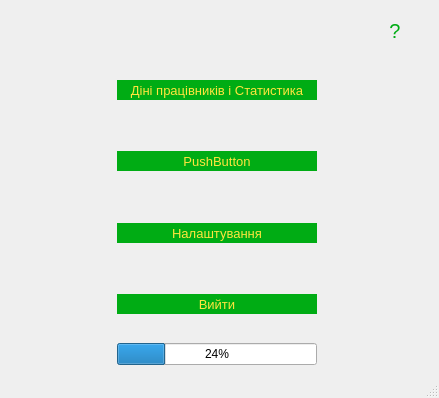
<?xml version="1.0" encoding="UTF-8"?>
<ui version="4.0">
 <class>MainWindow</class>
 <widget class="QMainWindow" name="MainWindow">
  <property name="geometry">
   <rect>
    <x>0</x>
    <y>0</y>
    <width>439</width>
    <height>398</height>
   </rect>
  </property>
  <property name="windowTitle">
   <string>MainWindow</string>
  </property>
  <widget class="QWidget" name="centralWidget">
   <layout class="QGridLayout" name="gridLayout">
    <property name="spacing">
     <number>6</number>
    </property>
    <item row="0" column="5">
     <widget class="QPushButton" name="infoButton">
      <property name="minimumSize">
       <size>
        <width>20</width>
        <height>40</height>
       </size>
      </property>
      <property name="maximumSize">
       <size>
        <width>40</width>
        <height>40</height>
       </size>
      </property>
      <property name="font">
       <font>
        <pointsize>15</pointsize>
       </font>
      </property>
      <property name="styleSheet">
       <string notr="true">QPushButton{
color:#00AC14;
border:0px solid #FFFFFF;

}
QPushButton:hover{
color:#FFE53E;
border:0px solid #FFFFFF;
}
QPushButton:pressed{
color::#00AC14;
border:0px solid #FFFFFF;
}</string>
      </property>
      <property name="text">
       <string>?</string>
      </property>
     </widget>
    </item>
    <item row="4" column="2">
     <widget class="QPushButton" name="ButtonWindowSetings">
      <property name="minimumSize">
       <size>
        <width>200</width>
        <height>20</height>
       </size>
      </property>
      <property name="font">
       <font>
        <pointsize>10</pointsize>
       </font>
      </property>
      <property name="styleSheet">
       <string notr="true">QPushButton{
background:#00AC14;
color:#FFE53E;
border:0px solid #FFFFFF;

}
QPushButton:hover{
background:#2DBE3B;
color:#FFE53E;
border:0px solid #FFFFFF;
}
QPushButton:pressed{
background:qlineargradient(spread:reflect, x1:0.433, y1:0, x2:0.438494, y2:0.500227, stop:0 rgba(255, 255, 255, 255), stop:0.365169 rgba(49, 196, 64, 255));
color:#FFE53E;
border:0px solid #FFFFFF;
}</string>
      </property>
      <property name="text">
       <string>Налаштування</string>
      </property>
     </widget>
    </item>
    <item row="2" column="2">
     <widget class="QPushButton" name="Button_db">
      <property name="minimumSize">
       <size>
        <width>200</width>
        <height>20</height>
       </size>
      </property>
      <property name="font">
       <font>
        <pointsize>10</pointsize>
       </font>
      </property>
      <property name="styleSheet">
       <string notr="true">QPushButton{
background:#00AC14;
color:#FFE53E;
border:0px solid #FFFFFF;

}
QPushButton:hover{
background:#2DBE3B;
color:#FFE53E;
border:0px solid #FFFFFF;
}
QPushButton:pressed{
background:qlineargradient(spread:reflect, x1:0.433, y1:0, x2:0.438494, y2:0.500227, stop:0 rgba(255, 255, 255, 255), stop:0.365169 rgba(49, 196, 64, 255));
color:#FFE53E;
border:0px solid #FFFFFF;
}</string>
      </property>
      <property name="text">
       <string>Діні працівників і Статистика</string>
      </property>
     </widget>
    </item>
    <item row="6" column="2">
     <widget class="QProgressBar" name="progressBar">
      <property name="value">
       <number>24</number>
      </property>
     </widget>
    </item>
    <item row="0" column="3">
     <spacer name="horizontalSpacer_3">
      <property name="orientation">
       <enum>Qt::Horizontal</enum>
      </property>
      <property name="sizeHint" stdset="0">
       <size>
        <width>40</width>
        <height>20</height>
       </size>
      </property>
     </spacer>
    </item>
    <item row="3" column="3">
     <spacer name="verticalSpacer_3">
      <property name="orientation">
       <enum>Qt::Vertical</enum>
      </property>
      <property name="sizeHint" stdset="0">
       <size>
        <width>20</width>
        <height>40</height>
       </size>
      </property>
     </spacer>
    </item>
    <item row="3" column="2">
     <widget class="QPushButton" name="pushButton">
      <property name="minimumSize">
       <size>
        <width>200</width>
        <height>20</height>
       </size>
      </property>
      <property name="font">
       <font>
        <pointsize>10</pointsize>
       </font>
      </property>
      <property name="styleSheet">
       <string notr="true">QPushButton{
background:#00AC14;
color:#FFE53E;
border:0px solid #FFFFFF;

}
QPushButton:hover{
background:#2DBE3B;
color:#FFE53E;
border:0px solid #FFFFFF;
}
QPushButton:pressed{
background:qlineargradient(spread:reflect, x1:0.433, y1:0, x2:0.438494, y2:0.500227, stop:0 rgba(255, 255, 255, 255), stop:0.365169 rgba(49, 196, 64, 255));
color:#FFE53E;
border:0px solid #FFFFFF;
}</string>
      </property>
      <property name="text">
       <string>PushButton</string>
      </property>
     </widget>
    </item>
    <item row="2" column="5">
     <spacer name="horizontalSpacer_2">
      <property name="orientation">
       <enum>Qt::Horizontal</enum>
      </property>
      <property name="sizeHint" stdset="0">
       <size>
        <width>40</width>
        <height>20</height>
       </size>
      </property>
     </spacer>
    </item>
    <item row="5" column="2">
     <widget class="QPushButton" name="ButtonExit">
      <property name="minimumSize">
       <size>
        <width>200</width>
        <height>20</height>
       </size>
      </property>
      <property name="font">
       <font>
        <pointsize>10</pointsize>
       </font>
      </property>
      <property name="styleSheet">
       <string notr="true">QPushButton{
background:#00AC14;
color:#FFE53E;
border:0px solid #FFFFFF;

}
QPushButton:hover{
background:#2DBE3B;
color:#FFE53E;
border:0px solid #FFFFFF;
}
QPushButton:pressed{
background:qlineargradient(spread:reflect, x1:0.433, y1:0, x2:0.438494, y2:0.500227, stop:0 rgba(255, 255, 255, 255), stop:0.365169 rgba(49, 196, 64, 255));
color:#FFE53E;
border:0px solid #FFFFFF;
}</string>
      </property>
      <property name="text">
       <string>Вийти</string>
      </property>
     </widget>
    </item>
    <item row="4" column="3">
     <spacer name="verticalSpacer_4">
      <property name="orientation">
       <enum>Qt::Vertical</enum>
      </property>
      <property name="sizeHint" stdset="0">
       <size>
        <width>20</width>
        <height>40</height>
       </size>
      </property>
     </spacer>
    </item>
    <item row="2" column="3">
     <spacer name="verticalSpacer_2">
      <property name="orientation">
       <enum>Qt::Vertical</enum>
      </property>
      <property name="sizeHint" stdset="0">
       <size>
        <width>20</width>
        <height>40</height>
       </size>
      </property>
     </spacer>
    </item>
    <item row="5" column="3">
     <spacer name="verticalSpacer_5">
      <property name="orientation">
       <enum>Qt::Vertical</enum>
      </property>
      <property name="sizeHint" stdset="0">
       <size>
        <width>20</width>
        <height>40</height>
       </size>
      </property>
     </spacer>
    </item>
    <item row="2" column="1">
     <spacer name="horizontalSpacer_4">
      <property name="orientation">
       <enum>Qt::Horizontal</enum>
      </property>
      <property name="sizeHint" stdset="0">
       <size>
        <width>40</width>
        <height>20</height>
       </size>
      </property>
     </spacer>
    </item>
    <item row="2" column="0">
     <spacer name="horizontalSpacer">
      <property name="orientation">
       <enum>Qt::Horizontal</enum>
      </property>
      <property name="sizeHint" stdset="0">
       <size>
        <width>40</width>
        <height>20</height>
       </size>
      </property>
     </spacer>
    </item>
   </layout>
  </widget>
  <widget class="QMenuBar" name="menuBar">
   <property name="geometry">
    <rect>
     <x>0</x>
     <y>0</y>
     <width>439</width>
     <height>20</height>
    </rect>
   </property>
  </widget>
  <widget class="QStatusBar" name="statusBar"/>
 </widget>
 <layoutdefault spacing="6" margin="11"/>
 <resources/>
 <connections/>
</ui>
